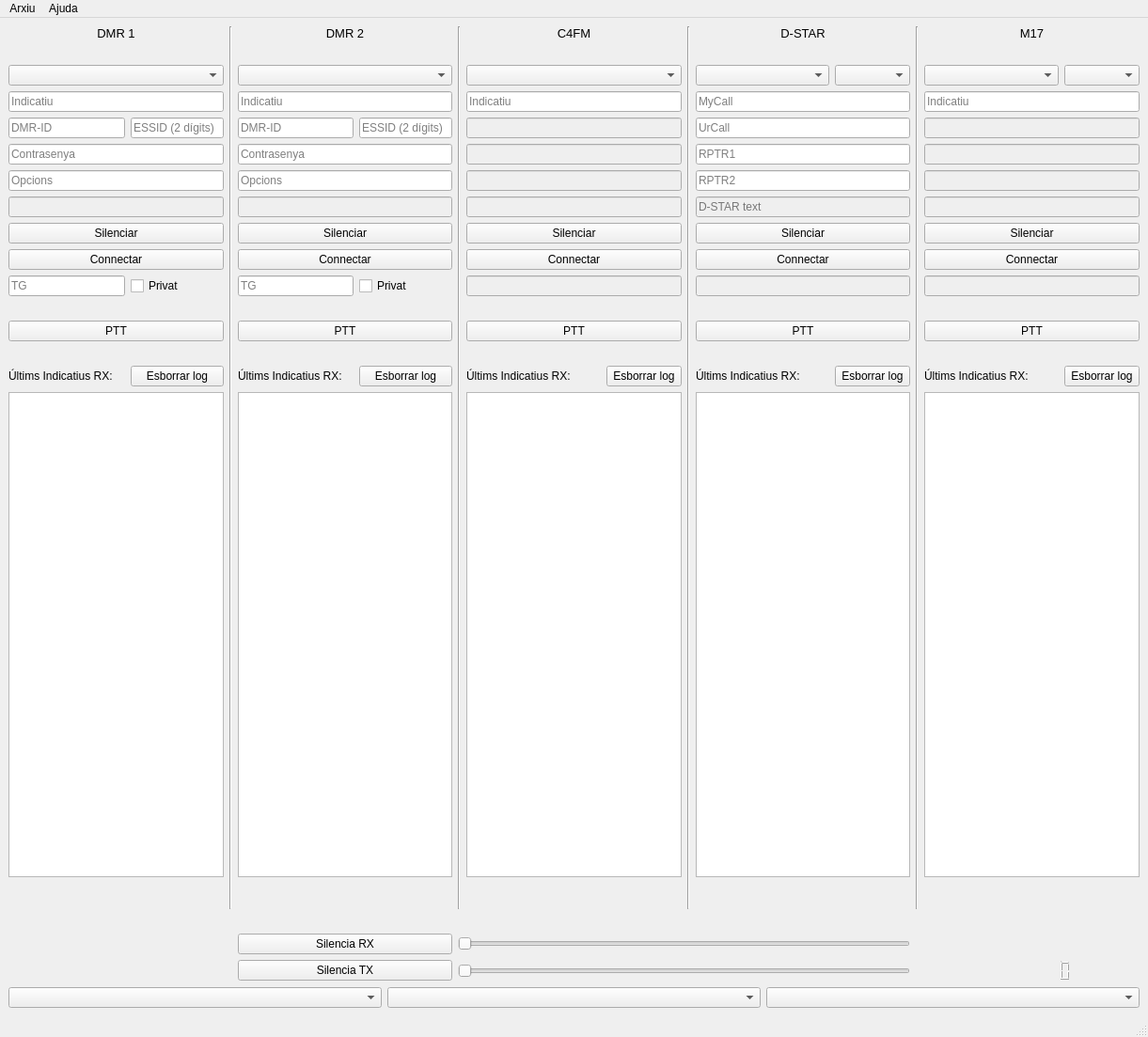
<?xml version="1.0" encoding="UTF-8"?>
<ui version="4.0">
 <class>Digione</class>
 <widget class="QMainWindow" name="Digione">
  <property name="geometry">
   <rect>
    <x>0</x>
    <y>0</y>
    <width>1221</width>
    <height>1103</height>
   </rect>
  </property>
  <property name="sizePolicy">
   <sizepolicy hsizetype="Preferred" vsizetype="Preferred">
    <horstretch>0</horstretch>
    <verstretch>0</verstretch>
   </sizepolicy>
  </property>
  <property name="windowTitle">
   <string>DigiOne - Multimode Digital Radio Monitor</string>
  </property>
  <property name="windowIcon">
   <iconset>
    <normaloff>images/dstar.jpg</normaloff>images/dstar.jpg</iconset>
  </property>
  <property name="layoutDirection">
   <enum>Qt::LeftToRight</enum>
  </property>
  <property name="autoFillBackground">
   <bool>true</bool>
  </property>
  <widget class="QWidget" name="centralwidget">
   <layout class="QGridLayout" name="gridLayout">
    <item row="0" column="4">
     <layout class="QGridLayout" name="gridLayout_4">
      <item row="13" column="0" colspan="3">
       <widget class="QLineEdit" name="lineEdit_4">
        <property name="enabled">
         <bool>false</bool>
        </property>
       </widget>
      </item>
      <item row="12" column="0" colspan="3">
       <widget class="QPushButton" name="ysfconnect">
        <property name="sizePolicy">
         <sizepolicy hsizetype="Preferred" vsizetype="Preferred">
          <horstretch>0</horstretch>
          <verstretch>0</verstretch>
         </sizepolicy>
        </property>
        <property name="text">
         <string>Connectar</string>
        </property>
       </widget>
      </item>
      <item row="5" column="0" colspan="3">
       <widget class="QLineEdit" name="lineEdit_2">
        <property name="enabled">
         <bool>false</bool>
        </property>
       </widget>
      </item>
      <item row="16" column="0" colspan="3">
       <widget class="QPushButton" name="ysftransmit">
        <property name="sizePolicy">
         <sizepolicy hsizetype="Preferred" vsizetype="Preferred">
          <horstretch>0</horstretch>
          <verstretch>0</verstretch>
         </sizepolicy>
        </property>
        <property name="text">
         <string>PTT</string>
        </property>
        <property name="checkable">
         <bool>true</bool>
        </property>
       </widget>
      </item>
      <item row="18" column="0" colspan="2">
       <widget class="QLabel" name="label_8">
        <property name="text">
         <string>Últims Indicatius RX:</string>
        </property>
       </widget>
      </item>
      <item row="18" column="2">
       <widget class="QPushButton" name="ysfDeleteLog">
        <property name="text">
         <string>Esborrar log</string>
        </property>
       </widget>
      </item>
      <item row="10" column="0" colspan="3">
       <widget class="QLineEdit" name="lineEdit_11">
        <property name="enabled">
         <bool>false</bool>
        </property>
       </widget>
      </item>
      <item row="17" column="0" colspan="3">
       <spacer name="horizontalSpacer_21">
        <property name="orientation">
         <enum>Qt::Horizontal</enum>
        </property>
        <property name="sizeHint" stdset="0">
         <size>
          <width>40</width>
          <height>20</height>
         </size>
        </property>
       </spacer>
      </item>
      <item row="15" column="0" colspan="3">
       <spacer name="horizontalSpacer_9">
        <property name="orientation">
         <enum>Qt::Horizontal</enum>
        </property>
        <property name="sizeHint" stdset="0">
         <size>
          <width>40</width>
          <height>20</height>
         </size>
        </property>
       </spacer>
      </item>
      <item row="0" column="0" colspan="3">
       <widget class="QLabel" name="ysfLabel">
        <property name="text">
         <string>&lt;html&gt;&lt;head/&gt;&lt;body&gt;&lt;p align=&quot;center&quot;&gt;&lt;span style=&quot; font-size:10pt;&quot;&gt;C4FM&lt;/span&gt;&lt;/p&gt;&lt;/body&gt;&lt;/html&gt;</string>
        </property>
        <property name="textFormat">
         <enum>Qt::AutoText</enum>
        </property>
       </widget>
      </item>
      <item row="19" column="0" colspan="3">
       <widget class="QListView" name="ysfhistory"/>
      </item>
      <item row="2" column="0" colspan="3">
       <widget class="QComboBox" name="ysfservers">
        <property name="sizePolicy">
         <sizepolicy hsizetype="Preferred" vsizetype="Preferred">
          <horstretch>0</horstretch>
          <verstretch>0</verstretch>
         </sizepolicy>
        </property>
       </widget>
      </item>
      <item row="4" column="0" colspan="3">
       <widget class="QLineEdit" name="lineEdit">
        <property name="enabled">
         <bool>false</bool>
        </property>
       </widget>
      </item>
      <item row="20" column="0" colspan="3">
       <widget class="QLabel" name="ysfLast">
        <property name="text">
         <string>&lt;html&gt;&lt;head/&gt;&lt;body&gt;&lt;p align=&quot;center&quot;&gt;&lt;br/&gt;&lt;/p&gt;&lt;/body&gt;&lt;/html&gt;</string>
        </property>
       </widget>
      </item>
      <item row="8" column="0" colspan="3">
       <widget class="QLineEdit" name="lineEdit_3">
        <property name="enabled">
         <bool>false</bool>
        </property>
       </widget>
      </item>
      <item row="1" column="0" colspan="3">
       <spacer name="horizontalSpacer_5">
        <property name="orientation">
         <enum>Qt::Horizontal</enum>
        </property>
        <property name="sizeHint" stdset="0">
         <size>
          <width>40</width>
          <height>20</height>
         </size>
        </property>
       </spacer>
      </item>
      <item row="3" column="0" colspan="3">
       <widget class="QLineEdit" name="ysfcallsign">
        <property name="sizePolicy">
         <sizepolicy hsizetype="Preferred" vsizetype="Preferred">
          <horstretch>0</horstretch>
          <verstretch>0</verstretch>
         </sizepolicy>
        </property>
        <property name="placeholderText">
         <string>Indicatiu</string>
        </property>
       </widget>
      </item>
      <item row="11" column="0" colspan="3">
       <widget class="QPushButton" name="ysfMute">
        <property name="text">
         <string>Silenciar</string>
        </property>
        <property name="checkable">
         <bool>true</bool>
        </property>
       </widget>
      </item>
     </layout>
    </item>
    <item row="0" column="8">
     <layout class="QGridLayout" name="gridLayout_6">
      <item row="16" column="0" colspan="4">
       <widget class="QPushButton" name="m17transmit">
        <property name="sizePolicy">
         <sizepolicy hsizetype="Preferred" vsizetype="Fixed">
          <horstretch>0</horstretch>
          <verstretch>0</verstretch>
         </sizepolicy>
        </property>
        <property name="text">
         <string>PTT</string>
        </property>
        <property name="checkable">
         <bool>true</bool>
        </property>
       </widget>
      </item>
      <item row="8" column="0" colspan="4">
       <widget class="QLineEdit" name="lineEdit_12">
        <property name="enabled">
         <bool>false</bool>
        </property>
       </widget>
      </item>
      <item row="20" column="0" colspan="4">
       <widget class="QListView" name="m17history"/>
      </item>
      <item row="11" column="0" colspan="4">
       <widget class="QLineEdit" name="lineEdit_7">
        <property name="enabled">
         <bool>false</bool>
        </property>
       </widget>
      </item>
      <item row="4" column="0" colspan="4">
       <widget class="QLineEdit" name="lineEdit_8">
        <property name="enabled">
         <bool>false</bool>
        </property>
       </widget>
      </item>
      <item row="3" column="0" colspan="4">
       <widget class="QLineEdit" name="m17callsign">
        <property name="sizePolicy">
         <sizepolicy hsizetype="Preferred" vsizetype="Fixed">
          <horstretch>0</horstretch>
          <verstretch>0</verstretch>
         </sizepolicy>
        </property>
        <property name="placeholderText">
         <string>Indicatiu</string>
        </property>
       </widget>
      </item>
      <item row="1" column="0" colspan="4">
       <spacer name="horizontalSpacer_6">
        <property name="orientation">
         <enum>Qt::Horizontal</enum>
        </property>
        <property name="sizeHint" stdset="0">
         <size>
          <width>40</width>
          <height>20</height>
         </size>
        </property>
       </spacer>
      </item>
      <item row="5" column="0" colspan="4">
       <widget class="QLineEdit" name="lineEdit_5">
        <property name="enabled">
         <bool>false</bool>
        </property>
       </widget>
      </item>
      <item row="2" column="0" colspan="3">
       <widget class="QComboBox" name="m17servers">
        <property name="sizePolicy">
         <sizepolicy hsizetype="Preferred" vsizetype="Fixed">
          <horstretch>0</horstretch>
          <verstretch>0</verstretch>
         </sizepolicy>
        </property>
       </widget>
      </item>
      <item row="0" column="0" colspan="4">
       <widget class="QLabel" name="m17Label">
        <property name="text">
         <string>&lt;html&gt;&lt;head/&gt;&lt;body&gt;&lt;p align=&quot;center&quot;&gt;&lt;span style=&quot; font-size:10pt;&quot;&gt;M17&lt;/span&gt;&lt;/p&gt;&lt;/body&gt;&lt;/html&gt;</string>
        </property>
       </widget>
      </item>
      <item row="19" column="0" colspan="3">
       <widget class="QLabel" name="label_10">
        <property name="text">
         <string>Últims Indicatius RX:</string>
        </property>
       </widget>
      </item>
      <item row="21" column="0" colspan="4">
       <widget class="QLabel" name="m17Last">
        <property name="text">
         <string>&lt;html&gt;&lt;head/&gt;&lt;body&gt;&lt;p align=&quot;center&quot;&gt;&lt;br/&gt;&lt;/p&gt;&lt;/body&gt;&lt;/html&gt;</string>
        </property>
       </widget>
      </item>
      <item row="2" column="3">
       <widget class="QComboBox" name="m17comboMod">
        <property name="sizePolicy">
         <sizepolicy hsizetype="Preferred" vsizetype="Fixed">
          <horstretch>0</horstretch>
          <verstretch>0</verstretch>
         </sizepolicy>
        </property>
        <property name="toolTip">
         <string>Selecciona el mòdul D-Star</string>
        </property>
       </widget>
      </item>
      <item row="10" column="0" colspan="4">
       <widget class="QPushButton" name="m17connect">
        <property name="sizePolicy">
         <sizepolicy hsizetype="Preferred" vsizetype="Fixed">
          <horstretch>0</horstretch>
          <verstretch>0</verstretch>
         </sizepolicy>
        </property>
        <property name="text">
         <string>Connectar</string>
        </property>
       </widget>
      </item>
      <item row="6" column="0" colspan="4">
       <widget class="QLineEdit" name="lineEdit_6">
        <property name="enabled">
         <bool>false</bool>
        </property>
       </widget>
      </item>
      <item row="19" column="3">
       <widget class="QPushButton" name="m17DeleteLog">
        <property name="text">
         <string>Esborrar log</string>
        </property>
       </widget>
      </item>
      <item row="15" column="0" colspan="4">
       <spacer name="horizontalSpacer_28">
        <property name="orientation">
         <enum>Qt::Horizontal</enum>
        </property>
        <property name="sizeHint" stdset="0">
         <size>
          <width>40</width>
          <height>20</height>
         </size>
        </property>
       </spacer>
      </item>
      <item row="18" column="0" colspan="4">
       <spacer name="horizontalSpacer_15">
        <property name="orientation">
         <enum>Qt::Horizontal</enum>
        </property>
        <property name="sizeHint" stdset="0">
         <size>
          <width>40</width>
          <height>20</height>
         </size>
        </property>
       </spacer>
      </item>
      <item row="9" column="0" colspan="4">
       <widget class="QPushButton" name="m17Mute">
        <property name="text">
         <string>Silenciar</string>
        </property>
        <property name="checkable">
         <bool>true</bool>
        </property>
       </widget>
      </item>
     </layout>
    </item>
    <item row="1" column="6">
     <spacer name="horizontalSpacer_17">
      <property name="orientation">
       <enum>Qt::Horizontal</enum>
      </property>
      <property name="sizeHint" stdset="0">
       <size>
        <width>40</width>
        <height>20</height>
       </size>
      </property>
     </spacer>
    </item>
    <item row="4" column="3" colspan="4">
     <widget class="QSlider" name="volumeSlider">
      <property name="toolTip">
       <string>Volum de RX</string>
      </property>
      <property name="orientation">
       <enum>Qt::Horizontal</enum>
      </property>
     </widget>
    </item>
    <item row="1" column="0">
     <spacer name="horizontalSpacer">
      <property name="orientation">
       <enum>Qt::Horizontal</enum>
      </property>
      <property name="sizeHint" stdset="0">
       <size>
        <width>40</width>
        <height>20</height>
       </size>
      </property>
     </spacer>
    </item>
    <item row="5" column="3" colspan="4">
     <widget class="QSlider" name="involSlider">
      <property name="toolTip">
       <string>Volum de TX</string>
      </property>
      <property name="orientation">
       <enum>Qt::Horizontal</enum>
      </property>
     </widget>
    </item>
    <item row="0" column="3">
     <widget class="Line" name="line_2">
      <property name="orientation">
       <enum>Qt::Vertical</enum>
      </property>
     </widget>
    </item>
    <item row="0" column="1">
     <widget class="Line" name="line">
      <property name="orientation">
       <enum>Qt::Vertical</enum>
      </property>
     </widget>
    </item>
    <item row="1" column="4">
     <spacer name="horizontalSpacer_2">
      <property name="orientation">
       <enum>Qt::Horizontal</enum>
      </property>
      <property name="sizeHint" stdset="0">
       <size>
        <width>40</width>
        <height>20</height>
       </size>
      </property>
     </spacer>
    </item>
    <item row="6" column="0" colspan="9">
     <layout class="QHBoxLayout" name="horizontalLayout">
      <item>
       <widget class="QComboBox" name="AudioOutCombo">
        <property name="sizePolicy">
         <sizepolicy hsizetype="Preferred" vsizetype="Fixed">
          <horstretch>0</horstretch>
          <verstretch>0</verstretch>
         </sizepolicy>
        </property>
        <property name="toolTip">
         <string>Audio de RX</string>
        </property>
       </widget>
      </item>
      <item>
       <widget class="QComboBox" name="AmbeCombo">
        <property name="sizePolicy">
         <sizepolicy hsizetype="Preferred" vsizetype="Fixed">
          <horstretch>0</horstretch>
          <verstretch>0</verstretch>
         </sizepolicy>
        </property>
        <property name="toolTip">
         <string>Codificació d'audio</string>
        </property>
       </widget>
      </item>
      <item>
       <widget class="QComboBox" name="AudioInCombo">
        <property name="sizePolicy">
         <sizepolicy hsizetype="Preferred" vsizetype="Fixed">
          <horstretch>0</horstretch>
          <verstretch>0</verstretch>
         </sizepolicy>
        </property>
        <property name="toolTip">
         <string>Audio de TX</string>
        </property>
       </widget>
      </item>
     </layout>
    </item>
    <item row="0" column="5">
     <widget class="Line" name="line_3">
      <property name="orientation">
       <enum>Qt::Vertical</enum>
      </property>
     </widget>
    </item>
    <item row="0" column="2">
     <layout class="QGridLayout" name="gridLayout_3">
      <item row="8" column="0" colspan="3">
       <widget class="QLineEdit" name="dmrOptionsPlus">
        <property name="sizePolicy">
         <sizepolicy hsizetype="Preferred" vsizetype="Preferred">
          <horstretch>0</horstretch>
          <verstretch>0</verstretch>
         </sizepolicy>
        </property>
        <property name="placeholderText">
         <string>Opcions</string>
        </property>
       </widget>
      </item>
      <item row="2" column="0" colspan="3">
       <widget class="QComboBox" name="dmrPlusServers">
        <property name="sizePolicy">
         <sizepolicy hsizetype="Preferred" vsizetype="Preferred">
          <horstretch>0</horstretch>
          <verstretch>0</verstretch>
         </sizepolicy>
        </property>
       </widget>
      </item>
      <item row="12" column="0" colspan="3">
       <widget class="QPushButton" name="dmrPlusConnect">
        <property name="sizePolicy">
         <sizepolicy hsizetype="Preferred" vsizetype="Preferred">
          <horstretch>0</horstretch>
          <verstretch>0</verstretch>
         </sizepolicy>
        </property>
        <property name="text">
         <string>Connectar</string>
        </property>
       </widget>
      </item>
      <item row="20" column="0" colspan="3">
       <widget class="QListView" name="dmrPlusHistory"/>
      </item>
      <item row="6" column="0" colspan="3">
       <widget class="QLineEdit" name="passwordplus">
        <property name="sizePolicy">
         <sizepolicy hsizetype="Preferred" vsizetype="Preferred">
          <horstretch>0</horstretch>
          <verstretch>0</verstretch>
         </sizepolicy>
        </property>
        <property name="maxLength">
         <number>32762</number>
        </property>
        <property name="echoMode">
         <enum>QLineEdit::Password</enum>
        </property>
        <property name="placeholderText">
         <string>Contrasenya</string>
        </property>
       </widget>
      </item>
      <item row="13" column="2">
       <widget class="QCheckBox" name="dmrPlusPrivateCall">
        <property name="layoutDirection">
         <enum>Qt::LeftToRight</enum>
        </property>
        <property name="text">
         <string>Privat</string>
        </property>
       </widget>
      </item>
      <item row="18" column="2">
       <widget class="QPushButton" name="dmrPlusDeleteLog">
        <property name="text">
         <string>Esborrar log</string>
        </property>
       </widget>
      </item>
      <item row="4" column="0" colspan="2">
       <widget class="QLineEdit" name="dmridplus">
        <property name="sizePolicy">
         <sizepolicy hsizetype="Preferred" vsizetype="Preferred">
          <horstretch>0</horstretch>
          <verstretch>0</verstretch>
         </sizepolicy>
        </property>
        <property name="placeholderText">
         <string>DMR-ID</string>
        </property>
       </widget>
      </item>
      <item row="4" column="2">
       <widget class="QLineEdit" name="essidplus">
        <property name="sizePolicy">
         <sizepolicy hsizetype="Preferred" vsizetype="Preferred">
          <horstretch>0</horstretch>
          <verstretch>0</verstretch>
         </sizepolicy>
        </property>
        <property name="inputMask">
         <string>99</string>
        </property>
        <property name="placeholderText">
         <string>ESSID (2 dígits)</string>
        </property>
       </widget>
      </item>
      <item row="17" column="0" colspan="3">
       <spacer name="horizontalSpacer_20">
        <property name="orientation">
         <enum>Qt::Horizontal</enum>
        </property>
        <property name="sizeHint" stdset="0">
         <size>
          <width>40</width>
          <height>20</height>
         </size>
        </property>
       </spacer>
      </item>
      <item row="1" column="0" colspan="3">
       <spacer name="horizontalSpacer_16">
        <property name="orientation">
         <enum>Qt::Horizontal</enum>
        </property>
        <property name="sizeHint" stdset="0">
         <size>
          <width>40</width>
          <height>20</height>
         </size>
        </property>
       </spacer>
      </item>
      <item row="18" column="0" colspan="2">
       <widget class="QLabel" name="label_7">
        <property name="text">
         <string>Últims Indicatius RX:</string>
        </property>
       </widget>
      </item>
      <item row="0" column="0" colspan="3">
       <widget class="QLabel" name="dmrPlusLabel">
        <property name="text">
         <string>&lt;html&gt;&lt;head/&gt;&lt;body&gt;&lt;p align=&quot;center&quot;&gt;&lt;span style=&quot; font-size:10pt;&quot;&gt;DMR 2&lt;/span&gt;&lt;/p&gt;&lt;/body&gt;&lt;/html&gt;</string>
        </property>
       </widget>
      </item>
      <item row="13" column="0" colspan="2">
       <widget class="QLineEdit" name="talkgroupplus">
        <property name="sizePolicy">
         <sizepolicy hsizetype="Preferred" vsizetype="Preferred">
          <horstretch>0</horstretch>
          <verstretch>0</verstretch>
         </sizepolicy>
        </property>
        <property name="placeholderText">
         <string>TG</string>
        </property>
       </widget>
      </item>
      <item row="10" column="0" colspan="3">
       <widget class="QLineEdit" name="lineEdit_10">
        <property name="enabled">
         <bool>false</bool>
        </property>
       </widget>
      </item>
      <item row="3" column="0" colspan="3">
       <widget class="QLineEdit" name="dmrplusCallsign">
        <property name="sizePolicy">
         <sizepolicy hsizetype="Preferred" vsizetype="Preferred">
          <horstretch>0</horstretch>
          <verstretch>0</verstretch>
         </sizepolicy>
        </property>
        <property name="placeholderText">
         <string>Indicatiu</string>
        </property>
       </widget>
      </item>
      <item row="21" column="0" colspan="3">
       <widget class="QLabel" name="dmrPlusLast">
        <property name="text">
         <string>&lt;html&gt;&lt;head/&gt;&lt;body&gt;&lt;p align=&quot;center&quot;&gt;&lt;br/&gt;&lt;/p&gt;&lt;/body&gt;&lt;/html&gt;</string>
        </property>
       </widget>
      </item>
      <item row="15" column="0" colspan="3">
       <widget class="QPushButton" name="TransmitPlus">
        <property name="sizePolicy">
         <sizepolicy hsizetype="Preferred" vsizetype="Preferred">
          <horstretch>0</horstretch>
          <verstretch>0</verstretch>
         </sizepolicy>
        </property>
        <property name="text">
         <string>PTT</string>
        </property>
        <property name="checkable">
         <bool>true</bool>
        </property>
       </widget>
      </item>
      <item row="14" column="0" colspan="3">
       <spacer name="horizontalSpacer_18">
        <property name="orientation">
         <enum>Qt::Horizontal</enum>
        </property>
        <property name="sizeHint" stdset="0">
         <size>
          <width>40</width>
          <height>20</height>
         </size>
        </property>
       </spacer>
      </item>
      <item row="11" column="0" colspan="3">
       <widget class="QPushButton" name="dmrPlusMute">
        <property name="text">
         <string>Silenciar</string>
        </property>
        <property name="checkable">
         <bool>true</bool>
        </property>
       </widget>
      </item>
     </layout>
    </item>
    <item row="0" column="0">
     <layout class="QGridLayout" name="gridLayout_2">
      <item row="17" column="0" colspan="3">
       <spacer name="horizontalSpacer_11">
        <property name="orientation">
         <enum>Qt::Horizontal</enum>
        </property>
        <property name="sizeHint" stdset="0">
         <size>
          <width>40</width>
          <height>20</height>
         </size>
        </property>
       </spacer>
      </item>
      <item row="18" column="0" colspan="2">
       <widget class="QLabel" name="label_6">
        <property name="text">
         <string>Últims Indicatius RX:</string>
        </property>
       </widget>
      </item>
      <item row="4" column="2">
       <widget class="QLineEdit" name="essid">
        <property name="sizePolicy">
         <sizepolicy hsizetype="Preferred" vsizetype="Preferred">
          <horstretch>0</horstretch>
          <verstretch>0</verstretch>
         </sizepolicy>
        </property>
        <property name="inputMask">
         <string>99</string>
        </property>
        <property name="text">
         <string/>
        </property>
        <property name="placeholderText">
         <string>ESSID (2 dígits)</string>
        </property>
       </widget>
      </item>
      <item row="10" column="0" colspan="3">
       <widget class="QLineEdit" name="lineEdit_9">
        <property name="enabled">
         <bool>false</bool>
        </property>
       </widget>
      </item>
      <item row="13" column="0" colspan="2">
       <widget class="QLineEdit" name="talkgroup">
        <property name="sizePolicy">
         <sizepolicy hsizetype="Preferred" vsizetype="Preferred">
          <horstretch>0</horstretch>
          <verstretch>0</verstretch>
         </sizepolicy>
        </property>
        <property name="placeholderText">
         <string>TG</string>
        </property>
       </widget>
      </item>
      <item row="14" column="0" colspan="3">
       <spacer name="horizontalSpacer_10">
        <property name="orientation">
         <enum>Qt::Horizontal</enum>
        </property>
        <property name="sizeHint" stdset="0">
         <size>
          <width>40</width>
          <height>20</height>
         </size>
        </property>
       </spacer>
      </item>
      <item row="13" column="2">
       <widget class="QCheckBox" name="dmrPrivateCall">
        <property name="layoutDirection">
         <enum>Qt::LeftToRight</enum>
        </property>
        <property name="text">
         <string>Privat</string>
        </property>
       </widget>
      </item>
      <item row="11" column="0" colspan="3">
       <widget class="QPushButton" name="dmrMute">
        <property name="text">
         <string>Silenciar</string>
        </property>
        <property name="checkable">
         <bool>true</bool>
        </property>
       </widget>
      </item>
      <item row="0" column="0" colspan="3">
       <widget class="QLabel" name="dmrLabel">
        <property name="text">
         <string>&lt;html&gt;&lt;head/&gt;&lt;body&gt;&lt;p align=&quot;center&quot;&gt;&lt;span style=&quot; font-size:10pt;&quot;&gt;DMR 1&lt;/span&gt;&lt;/p&gt;&lt;/body&gt;&lt;/html&gt;</string>
        </property>
        <property name="textFormat">
         <enum>Qt::AutoText</enum>
        </property>
       </widget>
      </item>
      <item row="3" column="0" colspan="3">
       <widget class="QLineEdit" name="dmrcallsign">
        <property name="sizePolicy">
         <sizepolicy hsizetype="Preferred" vsizetype="Preferred">
          <horstretch>0</horstretch>
          <verstretch>0</verstretch>
         </sizepolicy>
        </property>
        <property name="placeholderText">
         <string>Indicatiu</string>
        </property>
       </widget>
      </item>
      <item row="20" column="0" colspan="3">
       <widget class="QListView" name="dmrHistory"/>
      </item>
      <item row="8" column="0" colspan="3">
       <widget class="QLineEdit" name="dmrOptions">
        <property name="sizePolicy">
         <sizepolicy hsizetype="Preferred" vsizetype="Preferred">
          <horstretch>0</horstretch>
          <verstretch>0</verstretch>
         </sizepolicy>
        </property>
        <property name="placeholderText">
         <string>Opcions</string>
        </property>
       </widget>
      </item>
      <item row="18" column="2">
       <widget class="QPushButton" name="dmrDeleteLog">
        <property name="text">
         <string>Esborrar log</string>
        </property>
       </widget>
      </item>
      <item row="15" column="0" colspan="3">
       <widget class="QPushButton" name="Transmit">
        <property name="sizePolicy">
         <sizepolicy hsizetype="Preferred" vsizetype="Preferred">
          <horstretch>0</horstretch>
          <verstretch>0</verstretch>
         </sizepolicy>
        </property>
        <property name="text">
         <string>PTT</string>
        </property>
        <property name="checkable">
         <bool>true</bool>
        </property>
        <property name="checked">
         <bool>false</bool>
        </property>
       </widget>
      </item>
      <item row="21" column="0" colspan="3">
       <widget class="QLabel" name="dmrLast">
        <property name="text">
         <string>&lt;html&gt;&lt;head/&gt;&lt;body&gt;&lt;p align=&quot;center&quot;&gt;&lt;br/&gt;&lt;/p&gt;&lt;/body&gt;&lt;/html&gt;</string>
        </property>
       </widget>
      </item>
      <item row="6" column="0" colspan="3">
       <widget class="QLineEdit" name="password">
        <property name="sizePolicy">
         <sizepolicy hsizetype="Preferred" vsizetype="Preferred">
          <horstretch>0</horstretch>
          <verstretch>0</verstretch>
         </sizepolicy>
        </property>
        <property name="echoMode">
         <enum>QLineEdit::Password</enum>
        </property>
        <property name="placeholderText">
         <string>Contrasenya</string>
        </property>
       </widget>
      </item>
      <item row="1" column="0" colspan="3">
       <spacer name="horizontalSpacer_4">
        <property name="orientation">
         <enum>Qt::Horizontal</enum>
        </property>
        <property name="sizeHint" stdset="0">
         <size>
          <width>40</width>
          <height>20</height>
         </size>
        </property>
       </spacer>
      </item>
      <item row="4" column="0" colspan="2">
       <widget class="QLineEdit" name="dmrid">
        <property name="sizePolicy">
         <sizepolicy hsizetype="Preferred" vsizetype="Preferred">
          <horstretch>0</horstretch>
          <verstretch>0</verstretch>
         </sizepolicy>
        </property>
        <property name="placeholderText">
         <string>DMR-ID</string>
        </property>
       </widget>
      </item>
      <item row="12" column="0" colspan="3">
       <widget class="QPushButton" name="connect">
        <property name="sizePolicy">
         <sizepolicy hsizetype="Preferred" vsizetype="Preferred">
          <horstretch>0</horstretch>
          <verstretch>0</verstretch>
         </sizepolicy>
        </property>
        <property name="text">
         <string>Connectar</string>
        </property>
       </widget>
      </item>
      <item row="2" column="0" colspan="3">
       <widget class="QComboBox" name="dmrservers">
        <property name="sizePolicy">
         <sizepolicy hsizetype="Preferred" vsizetype="Preferred">
          <horstretch>0</horstretch>
          <verstretch>0</verstretch>
         </sizepolicy>
        </property>
       </widget>
      </item>
     </layout>
    </item>
    <item row="1" column="2">
     <spacer name="horizontalSpacer_19">
      <property name="orientation">
       <enum>Qt::Horizontal</enum>
      </property>
      <property name="sizeHint" stdset="0">
       <size>
        <width>40</width>
        <height>20</height>
       </size>
      </property>
     </spacer>
    </item>
    <item row="0" column="7">
     <widget class="Line" name="line_4">
      <property name="orientation">
       <enum>Qt::Vertical</enum>
      </property>
     </widget>
    </item>
    <item row="4" column="2">
     <widget class="QPushButton" name="muteOutAll">
      <property name="text">
       <string>Silencia RX</string>
      </property>
      <property name="checkable">
       <bool>true</bool>
      </property>
     </widget>
    </item>
    <item row="0" column="6">
     <layout class="QGridLayout" name="gridLayout_5">
      <item row="13" column="0" colspan="4">
       <widget class="QPushButton" name="dcsTransmit">
        <property name="text">
         <string>PTT</string>
        </property>
        <property name="checkable">
         <bool>true</bool>
        </property>
       </widget>
      </item>
      <item row="17" column="0" colspan="4">
       <widget class="QListView" name="DCSHistory"/>
      </item>
      <item row="16" column="3">
       <widget class="QPushButton" name="dcsDeleteLog">
        <property name="text">
         <string>Esborrar log</string>
        </property>
       </widget>
      </item>
      <item row="5" column="0" colspan="4">
       <widget class="QLineEdit" name="urcall">
        <property name="sizePolicy">
         <sizepolicy hsizetype="Preferred" vsizetype="Preferred">
          <horstretch>0</horstretch>
          <verstretch>0</verstretch>
         </sizepolicy>
        </property>
        <property name="placeholderText">
         <string>UrCall</string>
        </property>
       </widget>
      </item>
      <item row="16" column="0" colspan="3">
       <widget class="QLabel" name="label_9">
        <property name="text">
         <string>Últims Indicatius RX:</string>
        </property>
       </widget>
      </item>
      <item row="15" column="0" colspan="4">
       <spacer name="horizontalSpacer_23">
        <property name="orientation">
         <enum>Qt::Horizontal</enum>
        </property>
        <property name="sizeHint" stdset="0">
         <size>
          <width>40</width>
          <height>20</height>
         </size>
        </property>
       </spacer>
      </item>
      <item row="0" column="0" colspan="4">
       <widget class="QLabel" name="dcsLabel">
        <property name="text">
         <string>&lt;html&gt;&lt;head/&gt;&lt;body&gt;&lt;p align=&quot;center&quot;&gt;&lt;span style=&quot; font-size:10pt;&quot;&gt;D-STAR&lt;/span&gt;&lt;/p&gt;&lt;/body&gt;&lt;/html&gt;</string>
        </property>
       </widget>
      </item>
      <item row="4" column="0" colspan="4">
       <widget class="QLineEdit" name="dcsCallsign">
        <property name="sizePolicy">
         <sizepolicy hsizetype="Preferred" vsizetype="Preferred">
          <horstretch>0</horstretch>
          <verstretch>0</verstretch>
         </sizepolicy>
        </property>
        <property name="inputMask">
         <string/>
        </property>
        <property name="placeholderText">
         <string>MyCall</string>
        </property>
       </widget>
      </item>
      <item row="7" column="0" colspan="4">
       <widget class="QLineEdit" name="rptr2">
        <property name="sizePolicy">
         <sizepolicy hsizetype="Preferred" vsizetype="Preferred">
          <horstretch>0</horstretch>
          <verstretch>0</verstretch>
         </sizepolicy>
        </property>
        <property name="placeholderText">
         <string>RPTR2</string>
        </property>
       </widget>
      </item>
      <item row="6" column="0" colspan="4">
       <widget class="QLineEdit" name="rptr1">
        <property name="sizePolicy">
         <sizepolicy hsizetype="Preferred" vsizetype="Preferred">
          <horstretch>0</horstretch>
          <verstretch>0</verstretch>
         </sizepolicy>
        </property>
        <property name="placeholderText">
         <string>RPTR1</string>
        </property>
       </widget>
      </item>
      <item row="12" column="0" colspan="4">
       <spacer name="horizontalSpacer_22">
        <property name="orientation">
         <enum>Qt::Horizontal</enum>
        </property>
        <property name="sizeHint" stdset="0">
         <size>
          <width>40</width>
          <height>20</height>
         </size>
        </property>
       </spacer>
      </item>
      <item row="8" column="0" colspan="4">
       <widget class="QLineEdit" name="usertext">
        <property name="enabled">
         <bool>false</bool>
        </property>
        <property name="text">
         <string/>
        </property>
        <property name="placeholderText">
         <string>D-STAR text</string>
        </property>
       </widget>
      </item>
      <item row="2" column="3">
       <widget class="QComboBox" name="dcsComboMod">
        <property name="sizePolicy">
         <sizepolicy hsizetype="Preferred" vsizetype="Preferred">
          <horstretch>0</horstretch>
          <verstretch>0</verstretch>
         </sizepolicy>
        </property>
       </widget>
      </item>
      <item row="1" column="0" colspan="4">
       <spacer name="horizontalSpacer_7">
        <property name="orientation">
         <enum>Qt::Horizontal</enum>
        </property>
        <property name="sizeHint" stdset="0">
         <size>
          <width>40</width>
          <height>20</height>
         </size>
        </property>
       </spacer>
      </item>
      <item row="2" column="0" colspan="3">
       <widget class="QComboBox" name="DCSServers">
        <property name="sizePolicy">
         <sizepolicy hsizetype="Preferred" vsizetype="Preferred">
          <horstretch>0</horstretch>
          <verstretch>0</verstretch>
         </sizepolicy>
        </property>
       </widget>
      </item>
      <item row="18" column="0" colspan="4">
       <widget class="QLabel" name="dcsLast">
        <property name="text">
         <string>&lt;html&gt;&lt;head/&gt;&lt;body&gt;&lt;p align=&quot;center&quot;&gt;&lt;br/&gt;&lt;/p&gt;&lt;/body&gt;&lt;/html&gt;</string>
        </property>
       </widget>
      </item>
      <item row="9" column="0" colspan="4">
       <widget class="QPushButton" name="dcsMute">
        <property name="text">
         <string>Silenciar</string>
        </property>
        <property name="checkable">
         <bool>true</bool>
        </property>
       </widget>
      </item>
      <item row="10" column="0" colspan="4">
       <widget class="QPushButton" name="DCSConnect">
        <property name="text">
         <string>Connectar</string>
        </property>
       </widget>
      </item>
      <item row="11" column="0" colspan="4">
       <widget class="QLineEdit" name="lineEdit_13">
        <property name="enabled">
         <bool>false</bool>
        </property>
       </widget>
      </item>
     </layout>
    </item>
    <item row="5" column="2">
     <widget class="QPushButton" name="muteInAll">
      <property name="text">
       <string>Silencia TX</string>
      </property>
      <property name="checkable">
       <bool>true</bool>
      </property>
     </widget>
    </item>
    <item row="1" column="8">
     <spacer name="horizontalSpacer_3">
      <property name="orientation">
       <enum>Qt::Horizontal</enum>
      </property>
      <property name="sizeHint" stdset="0">
       <size>
        <width>40</width>
        <height>20</height>
       </size>
      </property>
     </spacer>
    </item>
    <item row="4" column="0" rowspan="2">
     <widget class="QLabel" name="label">
      <property name="text">
       <string>&lt;html&gt;&lt;head/&gt;&lt;body&gt;&lt;p&gt;&lt;img src=&quot;:/images/DigiOne_logo_small.jpeg&quot;/&gt;&lt;/p&gt;&lt;/body&gt;&lt;/html&gt;</string>
      </property>
     </widget>
    </item>
    <item row="5" column="8">
     <widget class="QLCDNumber" name="lcdNumber">
      <property name="frameShape">
       <enum>QFrame::NoFrame</enum>
      </property>
      <property name="digitCount">
       <number>8</number>
      </property>
      <property name="segmentStyle">
       <enum>QLCDNumber::Filled</enum>
      </property>
     </widget>
    </item>
   </layout>
  </widget>
  <widget class="QMenuBar" name="menubar">
   <property name="geometry">
    <rect>
     <x>0</x>
     <y>0</y>
     <width>1221</width>
     <height>21</height>
    </rect>
   </property>
   <widget class="QMenu" name="menuArxiu">
    <property name="title">
     <string>Arxiu</string>
    </property>
    <addaction name="actionObrir"/>
    <addaction name="actionGuardar"/>
    <addaction name="actionUpdateFiles"/>
    <addaction name="separator"/>
    <addaction name="separator"/>
    <addaction name="actionSortir"/>
   </widget>
   <widget class="QMenu" name="menuAjuda">
    <property name="title">
     <string>Ajuda</string>
    </property>
    <addaction name="actionQuant_a"/>
   </widget>
   <addaction name="menuArxiu"/>
   <addaction name="menuAjuda"/>
  </widget>
  <widget class="QStatusBar" name="statusbar"/>
  <action name="actionObrir">
   <property name="text">
    <string>Obrir...</string>
   </property>
  </action>
  <action name="actionGuardar">
   <property name="text">
    <string>Desar...</string>
   </property>
   <property name="toolTip">
    <string>Guardar...</string>
   </property>
  </action>
  <action name="actionQuant_a">
   <property name="text">
    <string>Quant a...</string>
   </property>
  </action>
  <action name="actionSortir">
   <property name="text">
    <string>Sortir</string>
   </property>
  </action>
  <action name="actionUpdateFiles">
   <property name="text">
    <string>Actualitza fitxers</string>
   </property>
  </action>
 </widget>
 <resources/>
 <connections/>
</ui>
